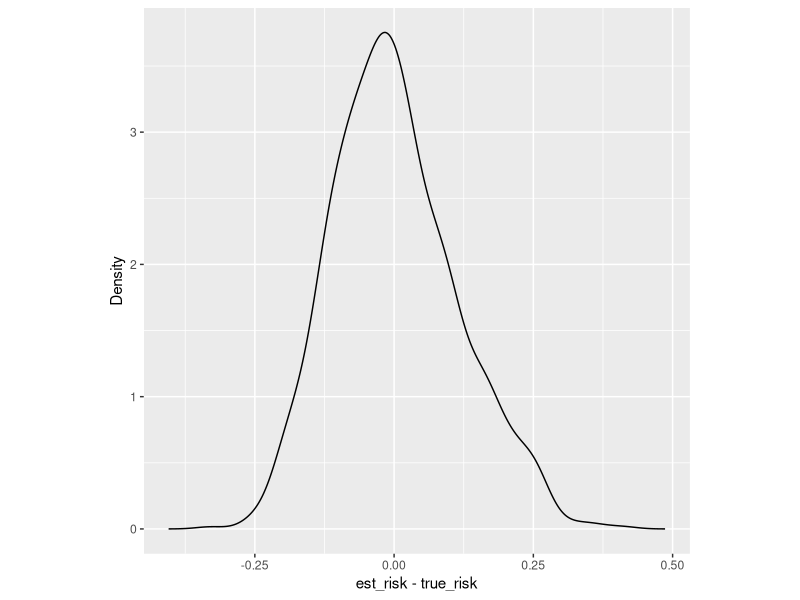
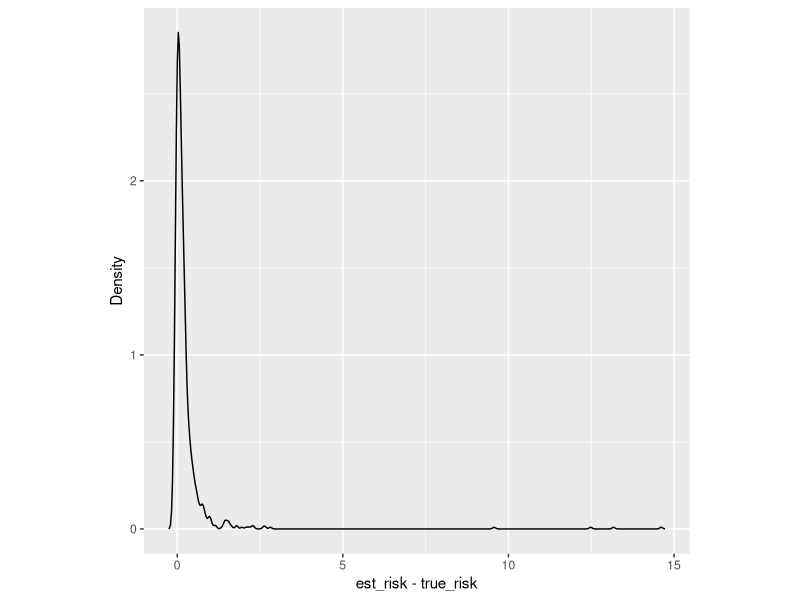

R code for these plots, in order: (Note: a time limit stopped this script after it produced the figures.)
## ---- chunk 1
knitr::opts_chunk$set(echo = TRUE, warning = FALSE)
## ---- chunk 2
library(ggplot2)
library(patchwork)

toy_data <- function(n, seed = NULL) {
set.seed(seed)
x <- matrix(rnorm(8 * n), ncol = 8)
z <- 0.4 * x[,1] - 0.5 * x[,2] + 1.75 * x[,3] - 0.2 * x[,4] + x[,5]
y <- runif(n) > 1 / (1 + exp(-z))
return (data.frame(x = x, y = y))
}

log_loss <- function(y, p) {
    -(y * log(p) + (1 - y) * log(1 - p))
}

df_dgp <- toy_data(100000, 0)
## ---- chunk 3
data <- toy_data(50,0)

h <- glm(y ~ ., data = data, family = binomial(link=logit))
pred <- predict(h, df_dgp, type = "response")
true_risk <- mean(log_loss(df_dgp$y, pred))

means <- c()
std_errors <- c()

ctr <- c()

for ( x in 1:1000){
    data <- toy_data(50, x+1000)

    pred <- predict(h, data, type = "response")
    loss <- log_loss(data$y, pred)

    means <- c(means, mean(loss))
    
    m <- mean(loss)
    std_error <- sd(loss)/sqrt(50)
    std_errors <- c(std_errors, std_error)
    ci.lower <- m - 1.96 * std_error
    ci.upper <- m + 1.96 * std_error

    ctr <- c(ctr, (ci.lower <= true_risk) & (ci.upper >= true_risk))

}

mean_difference <- abs(round(mean( means - true_risk), 4))
mean_observed_risk <- mean(means)

differences <- means - true_risk
density <- density(differences)
df <- data.frame(x = density$x, y = density$y)

always_05_risk <- mean(log_loss(df_dgp$y, rep(0.5, nrow(df_dgp))))
median_standard_error <- median(std_errors)

## ---- chunk 4

{
print(paste0("True risk proxy: ", round(true_risk, 4)))
print(paste0("Mean difference: ", round(mean_difference, 4)))
print(paste0("0.5-0.5 baseline true risk: ", round(always_05_risk, 4)))
print(paste0("Median standard error: ", round(median_standard_error, 4)))
print(paste0("Percentage of 95CI that conatin true risk proxy: ", 
            mean(ctr)*100))
ggplot(df, aes(x, y)) + 
    geom_line() +
    theme(aspect.ratio=1) +
    ylab("Density") +
    xlab("est_risk - true_risk")
}

## ---- chunk 5
diff_in_risk <- c()

for(i in 1:50){
    dataset1 <- toy_data(50, i)
    dataset2 <- toy_data(50, i+50)

    h1 <- glm(y ~ ., data = dataset1, family = binomial(link= logit))
    combined <- rbind(dataset1, dataset2)
    h2 <- glm(y ~ ., data = combined, family = binomial(link= logit))

    pred1 <- predict(h1, df_dgp, type = "response")
    pred2 <- predict(h2, df_dgp, type = "response")

    risk1 <- mean(log_loss(df_dgp$y, pred1))
    risk2 <- mean(log_loss(df_dgp$y, pred2))

    diff_in_risk <- c(diff_in_risk, risk1 - risk2)
}

summary(diff_in_risk)
## ---- chunk 6
data <- toy_data(100, 0)

h0 <- glm(y ~ ., data = data, family = binomial(link=logit))
true_risk <- mean(log_loss(df_dgp$y, predict(h0, df_dgp, type = "response")))

ctr <- c()
means <- c()
std_errors <- c()

for (i in 1:1000) {

    t <- sample(1:100, 50)

    training <- data[t, ]
    testing <- data[-t, ]

    h <- glm(y ~ ., data = training, family = binomial(link=logit))
    pred <- predict(h, testing, type = "response")
    loss <- log_loss(testing$y, pred)
    m <- mean(loss)
    means <- c(means, m)
    
    std_error <- sd(loss)/sqrt(50)
    std_errors <- c(std_errors, std_error)

    ci.lower <- m - 1.96 * std_error
    ci.upper <- m + 1.96 * std_error

    ctr <- c(ctr, (ci.lower <= true_risk) & (ci.upper >= true_risk))

}

density <- density(means - true_risk)
df <- data.frame(x = density$x, y = density$y)
ctr <- mean(ctr)*100

## ---- chunk 7
{

print(paste0("True risk proxy: ", round(true_risk, 4)))
print(paste0("Mean difference: ", round(mean(means) - true_risk, 4)))
print(paste0("Median standard error: ", round(median(std_errors), 4)))
print(paste0("Percentage of 95CI that conatin true risk proxy: ", ctr))

ggplot(df, aes(x, y)) + 
    geom_line() +
    theme(aspect.ratio=1) +
    ylab("Density") +
    xlab("est_risk - true_risk")
}
## ---- chunk 8
crossvalidation <- function(data, n, nfolds) {
    fold_size <- floor(n/nfolds)
    
    s <- sample(1:n, n)
    losses <- c()

    for (i in 1:nfolds) {
        test <- data[s[((i-1)*fold_size + 1):(i*fold_size)], ]
        train <- data[s[-(((i-1)*fold_size + 1):(i*fold_size))], ]

        h <- glm(y ~ ., data = train, family = binomial(link=logit))
        pred <- predict(h, test, type = "response")
        loss <- log_loss(test$y, pred)
        losses <- c(losses, loss)
    } 

    return(losses[order(s)])
}


repeat500times <- function(n, nfolds, rep= FALSE){
    ctr <- c()
    means <- c()
    std_errors <- c()

    for (i in 1:500) {
        data <- toy_data(n, i)

        h0 <- glm(y ~ ., data = data, family = binomial(link=logit))
        true_risk <- mean(log_loss(df_dgp$y, predict(h0, df_dgp, type = "response")))

        if (rep){
            all_losses <- numeric(n)
            for (j in 1:20){
                losses <- crossvalidation(data, n, nfolds)
                all_losses <- all_losses + losses
             }
            losses <- all_losses/20
        }
        else {
            losses <- crossvalidation(data, n, nfolds)

        }

        mean_loss <- mean(losses)
        se <- sd(losses)/sqrt(n)

        ci_lower <- mean_loss - 1.96 * se
        ci_upper <- mean_loss + 1.96 * se

        ctr <- c(ctr, (ci_lower <= true_risk) & (ci_upper >= true_risk))
        means <- c(means, mean_loss - true_risk)
        std_errors <- c(std_errors, se)
    }
    return (list(ctr,means, std_errors))
}

## ---- chunk 9
name <- list("2-fold" = 2, "4-fold" = 4, "10-fold" = 10, 
            "10-fold-20-rep"= 10, "loocv" = 100)
densities <- list()

for (cv in names(name)) {

    if (cv == "10-fold-20-rep"){
        l <- repeat500times(100, name[[cv]], rep = TRUE)
        } else {
        l <- repeat500times(100, name[[cv]])
    }
    ctr <- l[[1]]
    means <- l[[2]]
    std_errors <- l[[3]]
    ctr <- mean(ctr) * 100

    print(paste0("Number of folds: ", cv))
    print(paste0("Mean difference: ", mean(round(means, 4))))
    print(paste0("Median standard error: ", median(round(std_errors, 4))))
    print(paste0("Percentage of 95CI that conatin true risk proxy: ", ctr))
    d <- density(means)
    densities[[cv]] <- d
}
## ---- chunk 10
plots <- list()
for (cv in names(densities)) {
    d <- densities[[cv]]
    df <- data.frame(x = d$x, y = d$y)
    plots[[cv]] <-ggplot(df, aes(x, y)) + 
                geom_line() +
                ggtitle(cv) + 
                theme(aspect.ratio=1) +
                ylab("Density") +
                xlab("est_risk - true_risk")
}   

plots[[1]] + plots[[2]] + plots[[3]] + 
    plots[[4]] + plots[[5]]+ plot_layout(ncol = 3, nrow = 2) 
